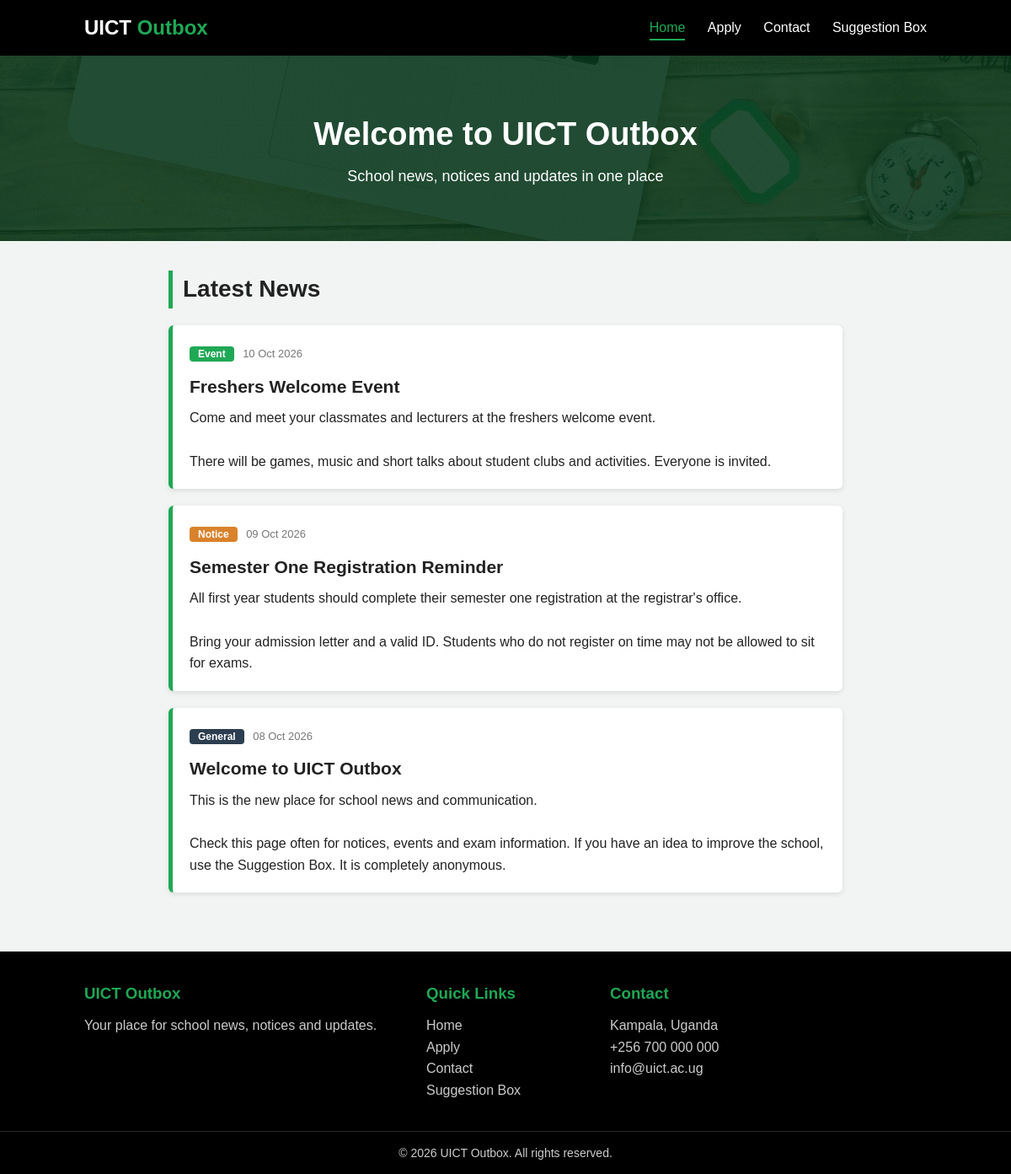
The page / on the database its author committed.
### tables this page shows
CREATE TABLE posts (
id INTEGER PRIMARY KEY AUTOINCREMENT,
title TEXT NOT NULL,
category TEXT NOT NULL,
body TEXT NOT NULL,
created_at TEXT NOT NULL
);

### index.php (the view, shortened to what this page needs)
<?php
include "additions/connect.php";
$posts = $db->query("SELECT * FROM posts ORDER BY created_at DESC, id DESC")->fetchAll();
?>
<!DOCTYPE html>
<html lang="en">
<head>
<link rel="stylesheet" href="css/style.css">
</head>
<body>
<div class="navbar">
<div class="container">
<a href="index.php" class="logo">UICT <span>Outbox</span></a>
<div class="links">
<a href="index.php" class="active">Home</a>
<a href="apply.html">Apply</a>
<a href="contact.html">Contact</a>
<a href="suggestion.php">Suggestion Box</a>
</div>
</div>
</div>
<div class="banner">
<h1>Welcome to UICT Outbox</h1>
<p>School news, notices and updates in one place</p>
</div>
<div class="container news">
<h2 class="page-title">Latest News</h2>
<?php foreach ($posts as $post) { ?>
<div class="post">
<span class="tag <?php echo htmlspecialchars(strtolower($post['category'])); ?>"><?php echo htmlspecialchars($post['category']); ?></span>
<span class="date"><?php echo date("d M Y", strtotime($post['created_at'])); ?></span>
<h3><?php echo htmlspecialchars($post['title']); ?></h3>
<p><?php echo nl2br(htmlspecialchars($post['body'])); ?></p>
</div>
<?php } ?>
</div>
<div class="footer">
<div class="container footer-boxes">
<div>
<h3>UICT Outbox</h3>
<p>Your place for school news, notices and updates.</p>
</div>
<div>
<h3>Quick Links</h3>
<p><a href="index.php">Home</a></p>
<p><a href="apply.html">Apply</a></p>
<p><a href="contact.html">Contact</a></p>
<p><a href="suggestion.php">Suggestion Box</a></p>
</div>
<div>
<h3>Contact</h3>
<p>Kampala, Uganda</p>
<p>+256 700 000 000</p>
<p>info@uict.ac.ug</p>
</div>
</div>
<div class="copyright">
<p>&copy; 2026 UICT Outbox. All rights reserved.</p>
</div>
</div>
</body>
</html>

### css/style.css (style rules this page uses)
* { margin: 0; padding: 0; box-sizing: border-box; }
body { font-family: Arial, sans-serif; background-color: #f1f4f2; color: #222; line-height: 1.6; }
a { text-decoration: none; color: inherit; }
.container { width: 90%; max-width: 1000px; margin: 0 auto; }
.navbar { background-color: #000; }
.navbar .container { display: flex; justify-content: space-between; align-items: center; flex-wrap: wrap; padding: 14px 0; }
.logo { color: #fff; font-size: 24px; font-weight: bold; }
.logo span { color: #1fa855; }
.links a { color: #fff; margin-left: 22px; padding: 5px 0; }
.links a:hover, .links a.active { color: #1fa855; border-bottom: 2px solid #1fa855; }
.banner { height: 220px; display: flex; flex-direction: column; justify-content: center; align-items: center; text-align: center; color: #fff; background-color: #06361a; background-image: linear-gradient(rgba(6, 54, 26, 0.88), rgba(6, 54, 26, 0.88)), url("../images/banner.jpg"); background-size: cover; background-position: center; }
.banner h1 { font-size: 38px; margin-bottom: 6px; }
.banner p { font-size: 18px; }
.page-title { font-size: 28px; border-left: 5px solid #1fa855; padding-left: 12px; margin-bottom: 20px; }
.news { max-width: 800px; padding: 35px 0 50px; }
.post { background-color: #fff; border-left: 5px solid #1fa855; border-radius: 6px; padding: 20px; margin-bottom: 20px; box-shadow: 0 2px 6px rgba(0, 0, 0, 0.1); }
.post h3 { margin: 10px 0 8px; font-size: 21px; }
.tag { background-color: #555; color: #fff; font-size: 12px; font-weight: bold; padding: 2px 10px; border-radius: 4px; }
.tag.notice { background-color: #d9822b; }
.tag.event { background-color: #1fa855; }
.tag.general { background-color: #2c3e50; }
.date { font-size: 13px; color: #777; margin-left: 6px; }
.footer { background-color: #000; color: #ccc; }
.footer-boxes { display: grid; grid-template-columns: 2fr 1fr 2fr; gap: 30px; padding: 35px 0; }
.footer h3 { color: #1fa855; margin-bottom: 10px; }
.copyright { text-align: center; padding: 14px 0; border-top: 1px solid #2a2a2a; font-size: 14px; }

### rows shown on the page
posts: category "Event", created_at "10 Oct 2026", title "Freshers Welcome Event", body "Come and meet your classmates and lecturers at the freshers welcome event. There will be games, music and short talks about student clubs and activities. Everyone is invited."
posts: category "Notice", created_at "09 Oct 2026", title "Semester One Registration Reminder", body "All first year students should complete their semester one registration at the registrar's office. Bring your admission letter and a valid ID. Students who do not register on time may not be allowed to sit for exams."
posts: category "General", created_at "08 Oct 2026", title "Welcome to UICT Outbox", body "This is the new place for school news and communication. Check this page often for notices, events and exam information. If you have an idea to improve the school, use the Suggestion Box. It is completely anonymous."
